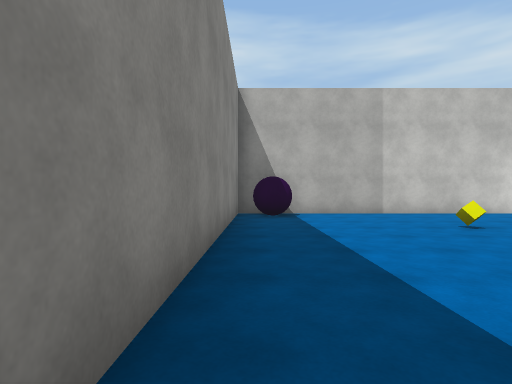
View 1 (above)

24 first-person views from a walk through a 3-D level made in the Unity game engine. The camera is 1.2 m above the floor, looks level and sees 80° across. The floor is counted in squares, 2 m on a side. Each view is taken from the middle of a square. On the plan, view 1 faces up. The plan holds only what a view shows up to about 9 squares ahead; the rest is blank. The place goes on beyond the plan. The player character is not drawn. Surface patterns are stand-ins for the level's own textures.

View 2
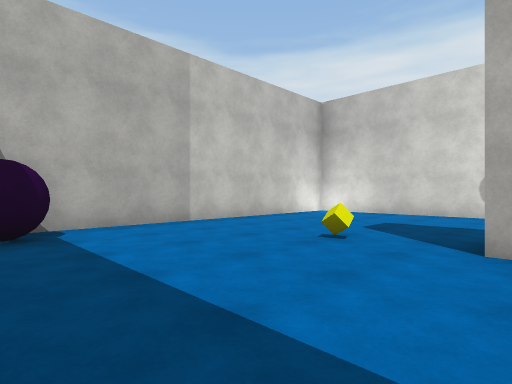

View 3
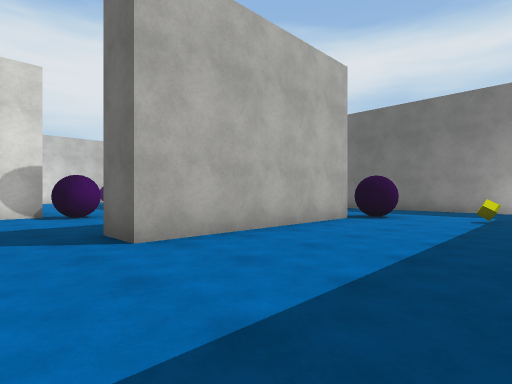

View 4
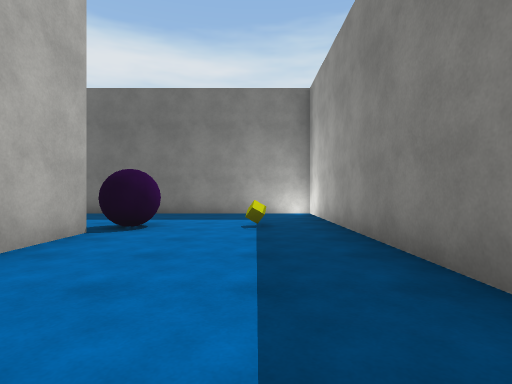

View 5
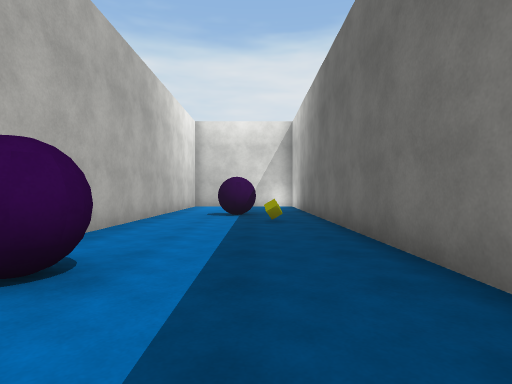

View 6
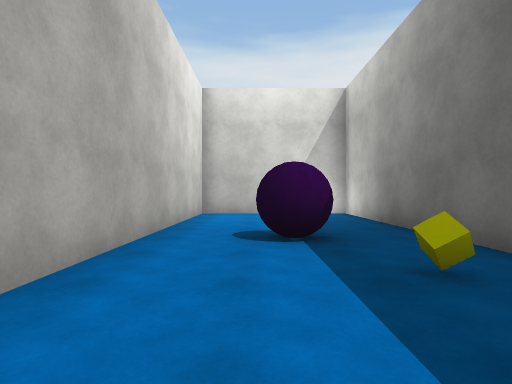

View 7
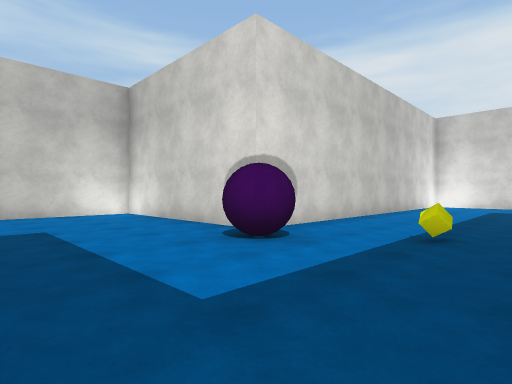

View 8
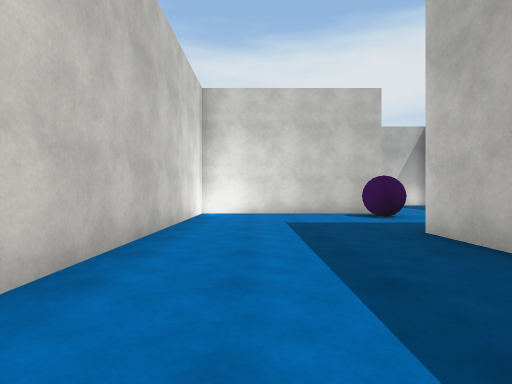

View 9
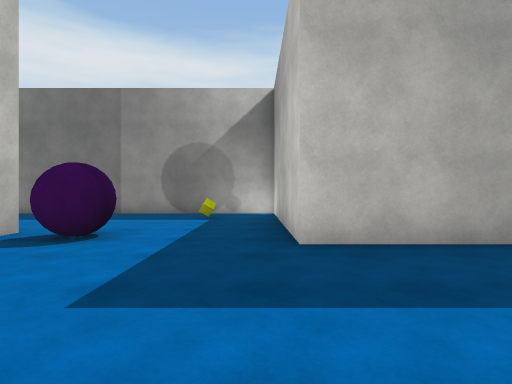

View 10
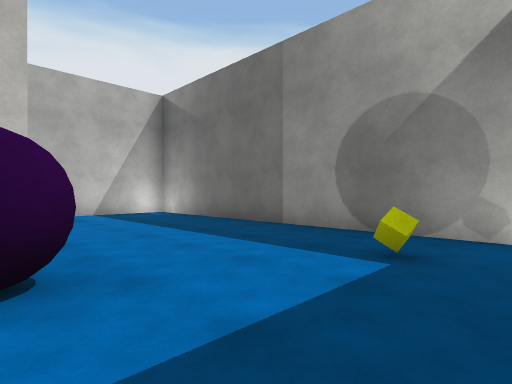

View 11
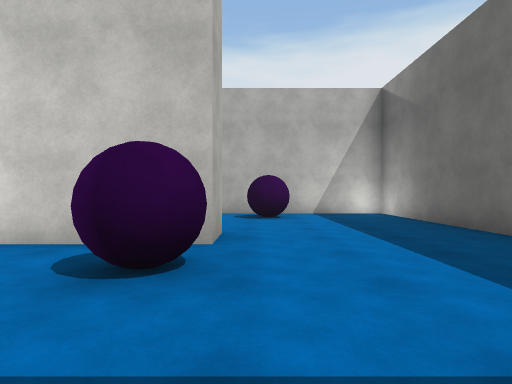

View 12
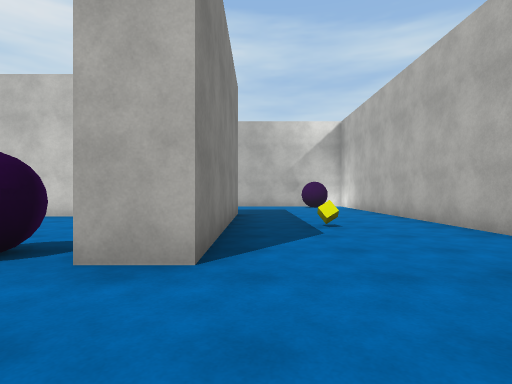

View 13
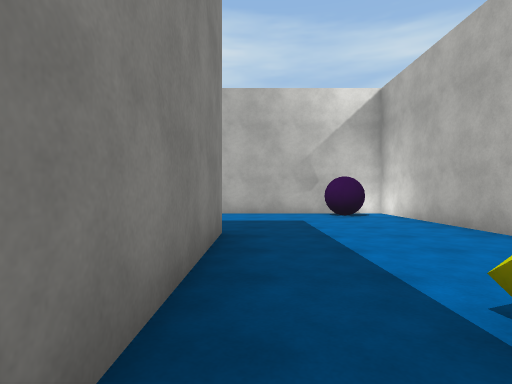

View 14
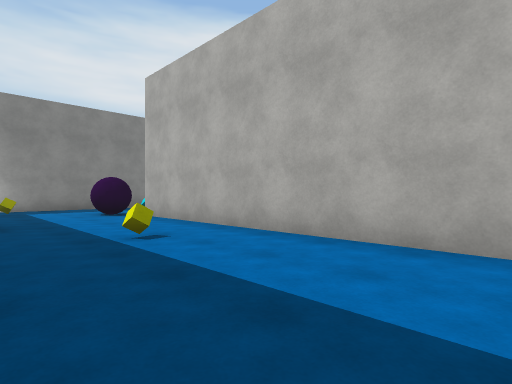

View 15
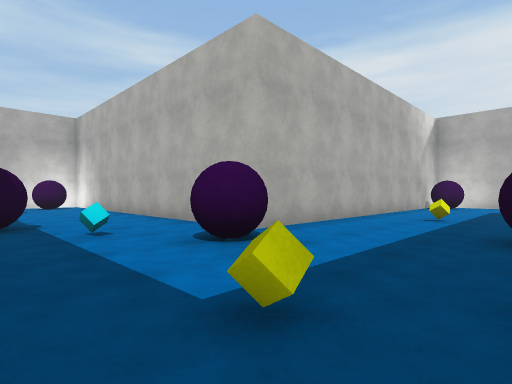

View 16
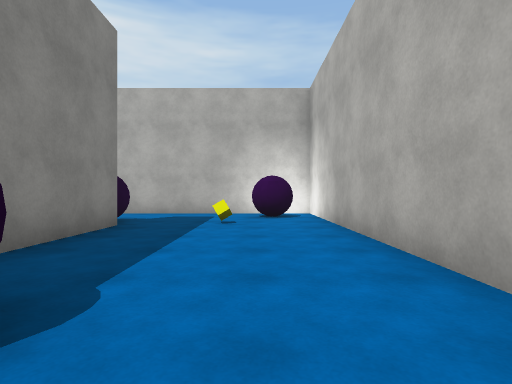

View 17
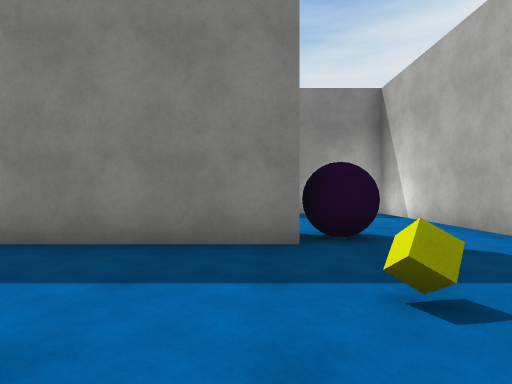

View 18
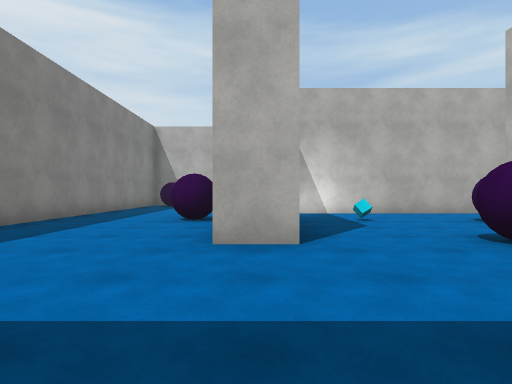

View 19
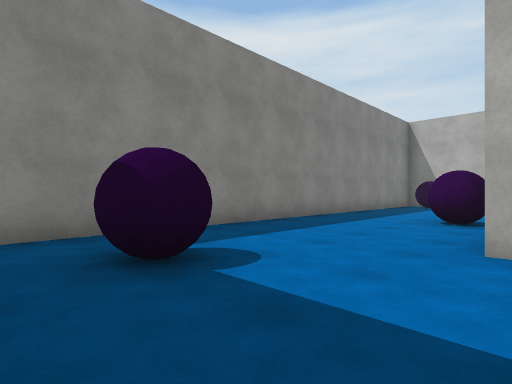

View 20
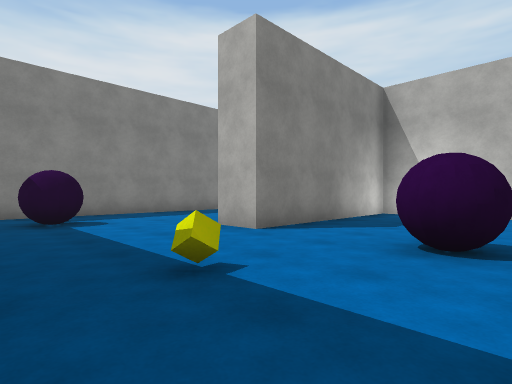

View 21
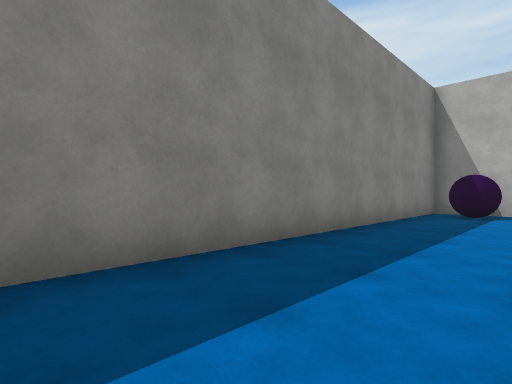

View 22
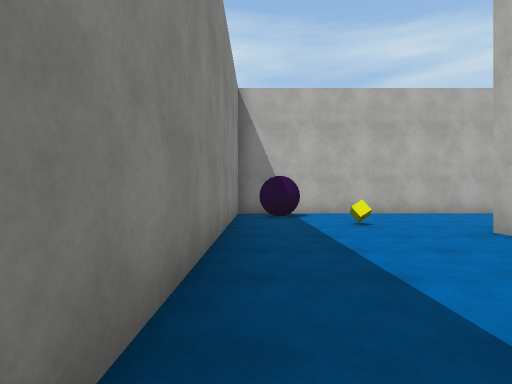

View 23
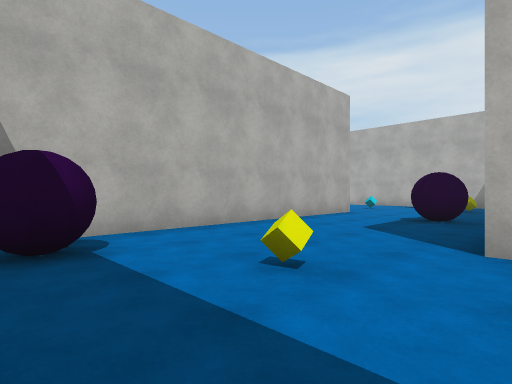

View 24
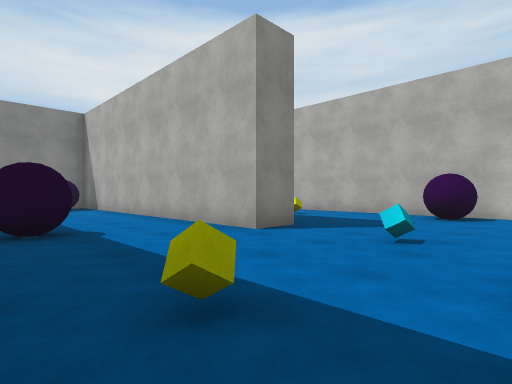

### Floor plan
Points are (right, up) in squares from view 1. A wall is a line through its corners. A room is listed if a view was taken in it or the views show most of it. See-through windows are left out.
Room 1 (views 1, 2, 3, 4, 5, 6, 7, 8, 9, 10, 11, 12, 13, 14, 15, 16, 17, 18, 19, 20, 21, 22, 23, 24)
walls: (9.5, 15.5) (9.5, 12); (13.5, 10.2) (13.5, 18.5) (4.5, 18.5) (4.5, 13.5) (3.5, 13.5); (8.5, 3.4) (8.5, 8.5) (-0.5, 8.5); (8.5, 24.5) (8.5, 23.5) (-0.5, 23.5) (-0.5, 10.4); (19.5, 4.5) (19.5, -1.5) (18.5, -1.5) (18.5, 3.5) (9.4, 3.5); (-0.5, 8.1) (-0.5, -5.5) (13.5, -5.5) (13.5, -5); (23.5, 8.5) (13.5, 8.5); (12, -0.5) (14.5, -0.5) (14.5, -5.5) (23.5, -5.5) (23.5, -4.9); (11.2, 28.5) (7.8, 28.5); (13.5, -3.1) (13.5, -1.5) (5.4, -1.5); (3.5, -1.5) (3.5, 3.5) (4.5, 3.5)
objects: ball (0, 8); yellow cube (1, -2); ball (1, 11); ball (1, 23); yellow cube (2, 21); ball (3, -2); ball (3, 17); yellow cube (4, 5); yellow cube (6, 11); cyan cube (6, 16); yellow cube (7, -4); ball (7, 14); ball (7, 21); other object (7, 27); ball (8, 3); ball (9, -4) to (9, -3); yellow cube (9, 1); ball (9, 16); ball (10, 11); ball (10, 28); yellow cube (11, 6); cyan cube (11, 10); yellow cube (11, 16); yellow cube (11, 21); cyan cube (11, 24); ball (12, 8) to (13, 8); ball (12, 17); ball (14, 5) to (15, 5); yellow cube (16, -4); ball (17, -1) to (18, -1); yellow cube (17, 7); yellow cube (21, 1); ball (22, -2); ball (22, 8)

Where each view was taken, in squares from view 1:
view 1: 0 up, 0 right, facing up
view 2: 3 up, 0 right, facing up-right
view 3: 5 up, 0 right, facing down-right
view 4: 3 up, 1 right, facing down
view 5: 4 down, 1 right, facing right
view 6: 3 down, 5 right, facing right
view 7: 0 up, 5 right, facing up-right
view 8: 2 up, 10 right, facing right
view 9: 3 up, 15 right, facing down
view 10: 1 down, 15 right, facing down-right
view 11: 2 down, 15 right, facing right
view 12: 4 down, 20 right, facing up
view 13: 0 up, 20 right, facing up
view 14: 5 up, 21 right, facing up-left
view 15: 5 up, 10 right, facing up-right
view 16: 10 up, 12 right, facing up
view 17: 15 up, 13 right, facing left
view 18: 10 up, 4 right, facing up
view 19: 10 up, 4 right, facing up-left
view 20: 10 up, 8 right, facing up-left
view 21: 14 up, 2 right, facing up-left
view 22: 15 up, 0 right, facing up
view 23: 19 up, 0 right, facing up-right
view 24: 20 up, 12 right, facing up-left
